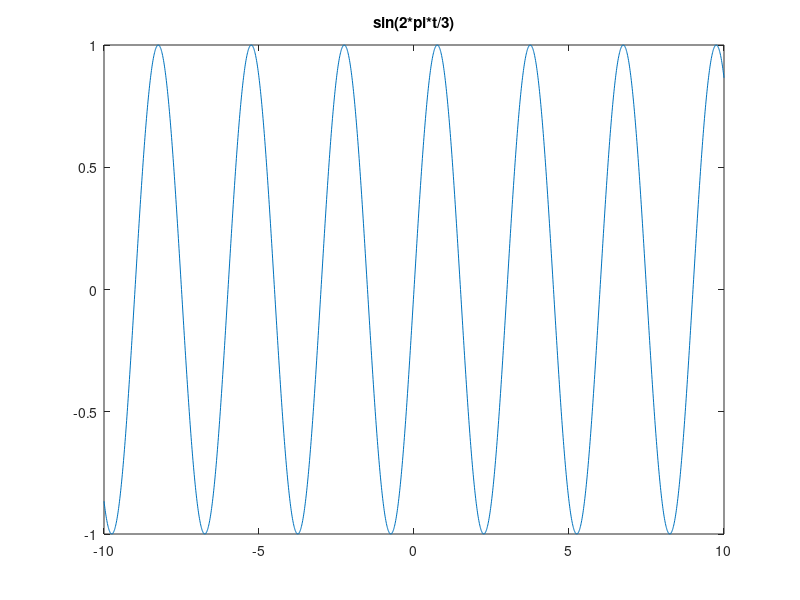
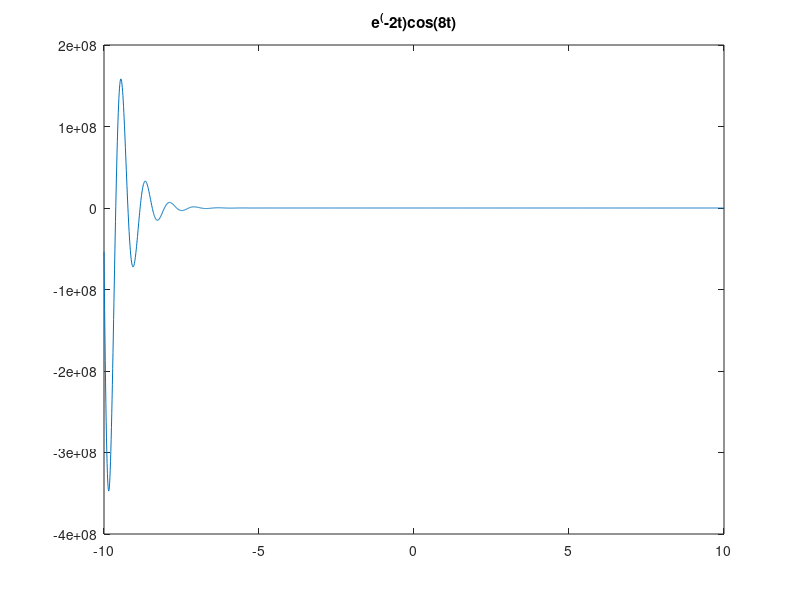
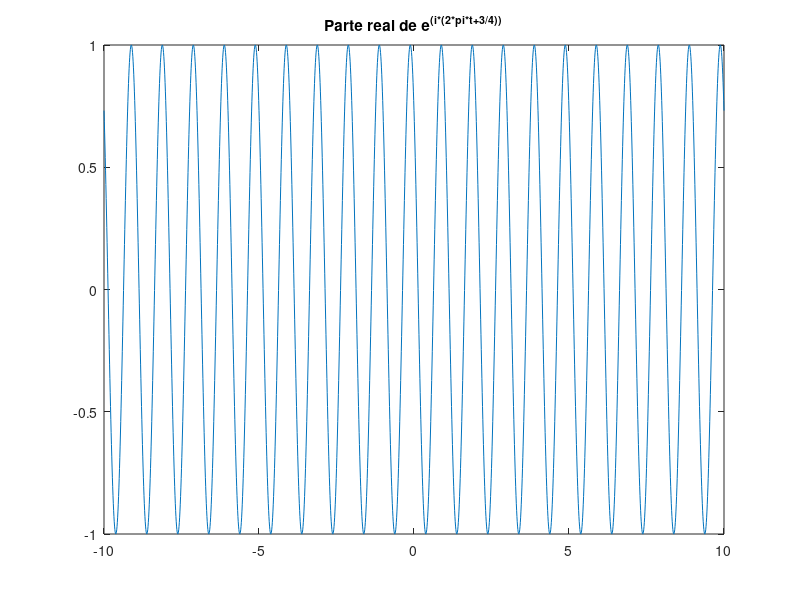
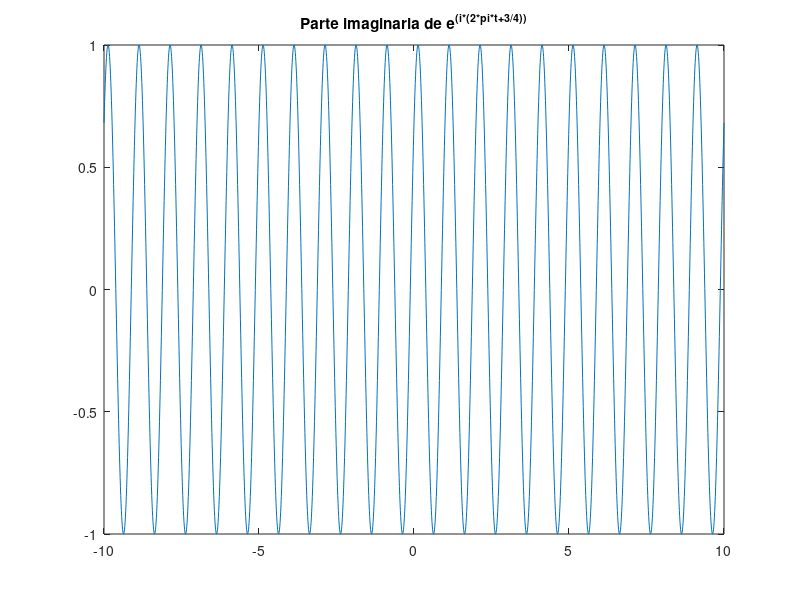

Write MATLAB code to recreate these figures, in order.
close all
clc

t = -10:0.01:10;
% Onda seno
x1 = sin(2*pi*t/3);
figure
plot(t,x1)
title('sin(2*pi*t/3)')

% e^(-2t)cos(8t)
x2 = exp(-2*t).*cos(8*t);
figure
plot(t,x2)
title('e^(-2t)cos(8t)')

% Graficar e^(i*2*pi*t+3/4)
% Parte Real
x3 = exp(i*(2*pi*t+3/4));
figure
plot(t,real(x3))
title('Parte real de e^{(i*(2*pi*t+3/4))}')

% Parte Imaginaria
figure
plot(t,imag(x3))
title('Parte imaginaria de e^{(i*(2*pi*t+3/4))}')

% Magnitud 
figure
plot(t,abs(x3))
title('Magnitud e^{(i*(2*pi*t+3/4))}')

% Onda seno
x4 = sin(2*t);
x5 = sin(2*t + 2*pi);
figure
plot(t,x4,t,x5)
title('sin(2*t + 2*pi) tiene periodo \pi')
